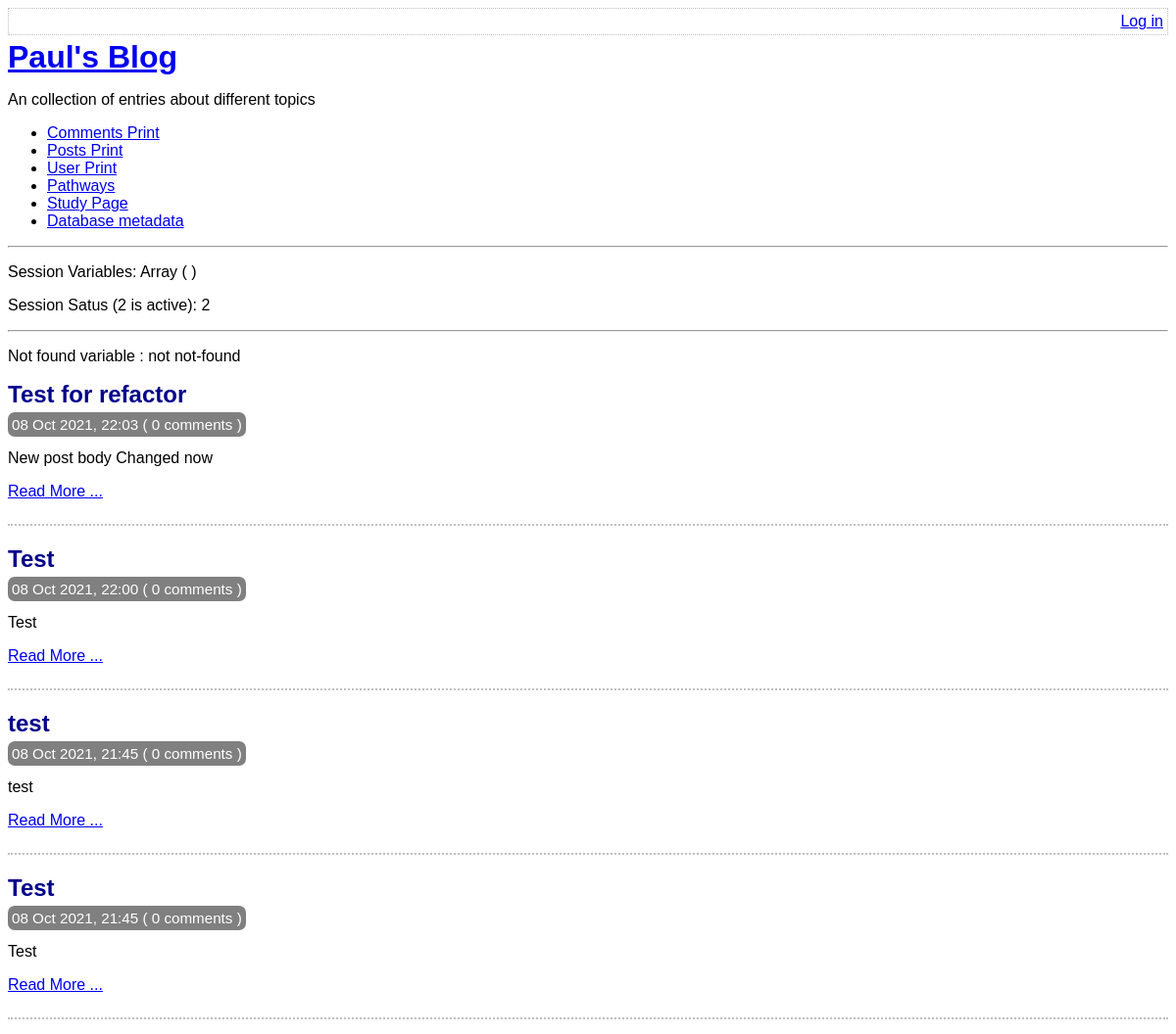
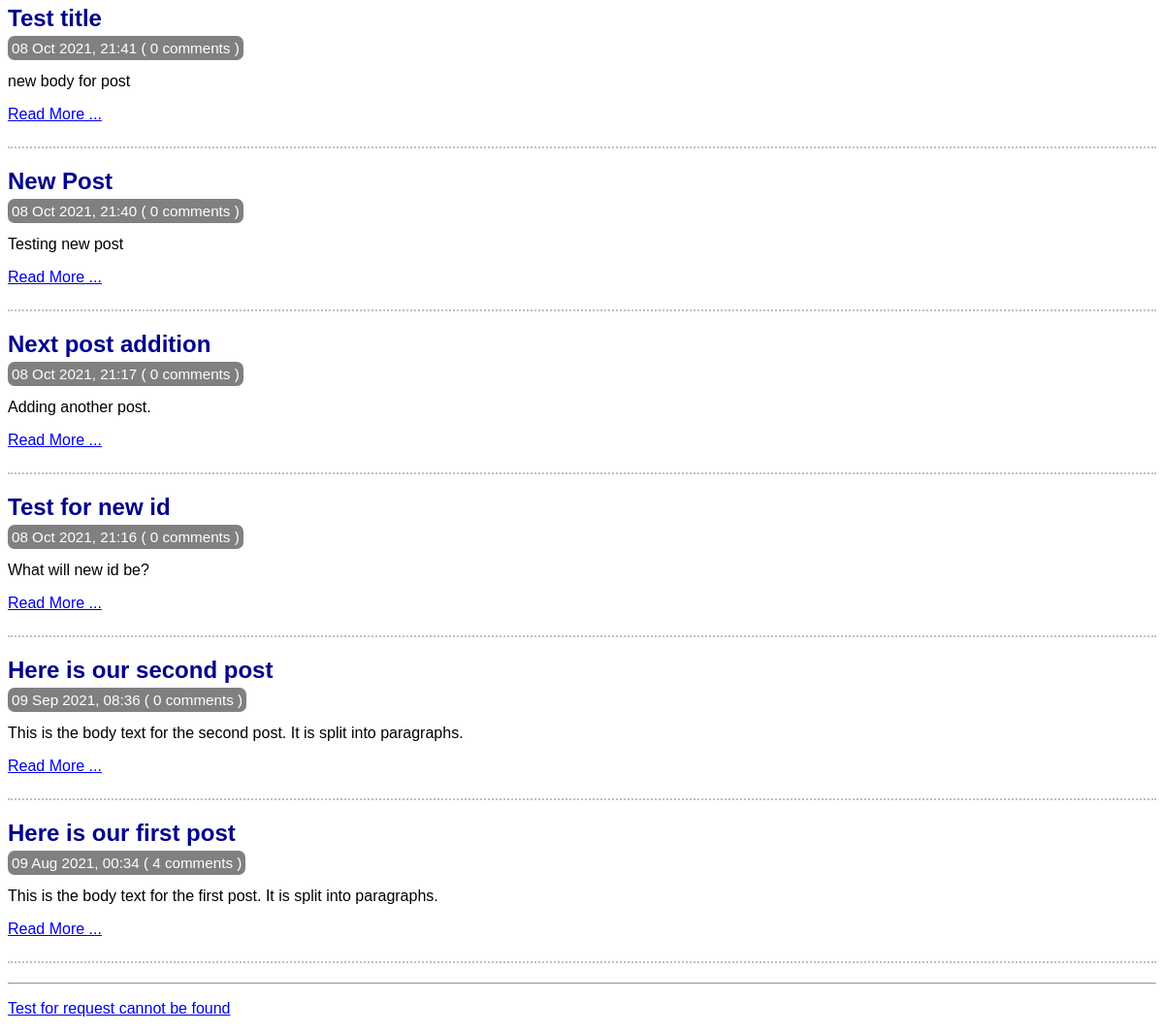
Before: / with the older database file (2 pictures, top to bottom).
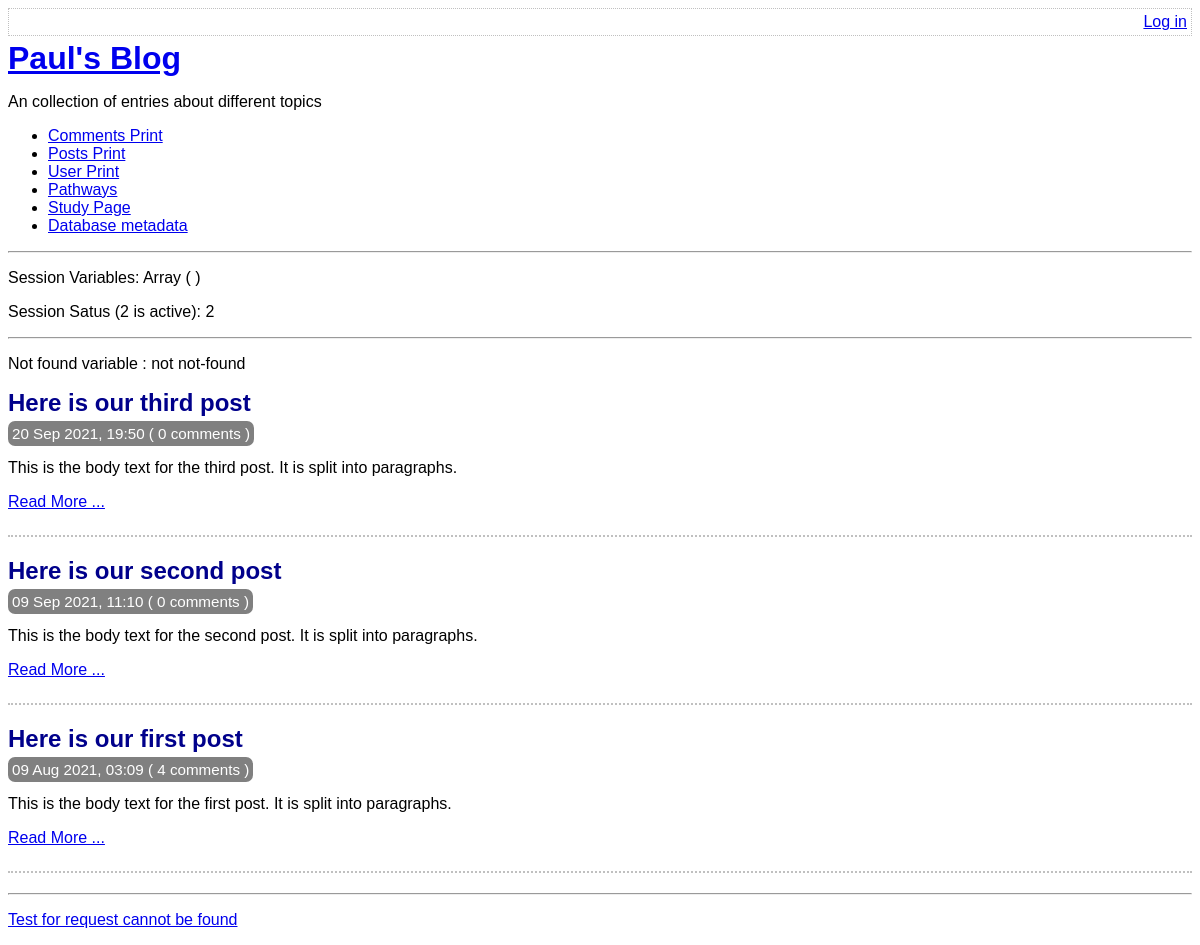
After: the same page with the newer database file.
### tables this page shows
CREATE TABLE post(
    id integer primary key autoincrement not null,
    title text not null,
    body text not null,
    user_id integer not null,
    created_at date not null,
    updated_at date,
    foreign key (user_id) references user(id)
);

### lib/common.php (called while the page is built, shortened)
<?php
function getRootPath()
{
    return realpath(__DIR__ . '/..');
}
function getDatabasePath()
{
    return getRootPath() . '/data/data.sqlite';
}
function getDsn()
{
    return 'sqlite:' . getDatabasePath();
}
function getPDO()
{
    $pdo = new PDO(getDsn());
    return $pdo;
}
function htmlEscape($html){
    return htmlspecialchars($html, ENT_HTML5, 'UTF-8');
}
function convertSQliteDate($sqlDate){
    $date = DateTime::createFromFormat("Y-m-d H:i:s",$sqlDate);
    return $date -> format('d M Y, H:i');
}
function countCommentsForPost(PDO $pdo, $postId){
    $pdo = getPDO();
    $sql = "
    select count(*) c from comment
    where post_id = :post_id
    ";
    $stmt = $pdo -> prepare($sql);
    $stmt ->execute(
        array('post_id' => $postId, )
    );
    return (int) $stmt -> fetchColumn();
}
function isLoggedIn(){
    return isset($_SESSION['logged-in_username']);
}

### index.php (the view, shortened to what this page needs)
<?php
require_once 'lib/common.php';
$pdo = getPDO();
$stmt = $pdo -> query(
  'select id, title, created_at, body
  from post
  order by created_at desc'
);
$notFound = isset($_GET['not-found']);
if ($notFound){
  $notFoundVar = $notFound;
}
else{
  $notFoundVar = "not not-found";
}
?>
<?php
require_once 'templates/boilerplate.php' ?>
<body>
    <?php require 'templates/title.php' ?>
    <p>Not found variable : <?php echo $notFoundVar ?></p>
      <div class="post-list">
        <?php while ($row = $stmt->fetch(PDO::FETCH_ASSOC)): ?>
          <div class="post-synopsis">
              <h2>
                <?php echo htmlEscape($row['title']) ?>
              </h2>
              <div class="meta">
                <?php echo convertSQliteDate($row['created_at']) ?>
                ( <?php  echo countCommentsForPost($pdo , $row['id'])  ?> comments )
              </div>
              <p>
                <?php echo htmlEscape($row['body'] )?>
              </p>
              <div class="post-controls">
                <p><a href="view-post.php?post_id=<?php echo $row['id'] ?>">Read More ...</a>
              </p>
              </div>
          </div>
      <?php endwhile ?>
    </div>
<hr/>
<p><a href="view-post.php?post_id=7">Test for request cannot be found</a></p>
</body>
</html>

### templates/boilerplate.php (shortened to what this page needs)
<!doctype html>
<html lang="en">
<head>
  <link rel="stylesheet" type="text/css" href="assets/main.css" />
</head>

### templates/title.php
<div class="top-menu">
    <div class="menu-options">
        <?php if(isLoggedIn()): ?>
            <a href='list-posts.php'>All Posts</a>
            <a href='edit-post.php'>Edit Post</a>
            Hello <?php echo htmlEscape(getAuthUser()) ?> , your user id is:  <?php echo htmlEscape( getAuthUserId( getPDO()) ) ?>.
            <a href="log-out.php">Log Out</a>
            <?php else: ?>
            <a href="log-in.php">Log in</a>
        <?php endif ?>
    </div>
</div>
<a href='index.php'><h1>Paul's Blog </h1></a>
    <p>An collection of entries about different topics</p>
    <ul>
        <li><a href="print_table.php?tablename=comment">Comments Print</a>
        <li><a href="print_table.php?tablename=post">Posts Print</a>
        <li><a href="print_table.php?tablename=user">User Print</a>
        <li><a href="pathways.php">Pathways</a>
        <li><a href="study_page.php">Study Page</a>
        <li><a href="db-meta.php">Database metadata</a>
    </ul>
    <hr>
    <?php
if(session_status() === 2){
$sessionVars = print_r($_SESSION, true);
echo '<p> Session Variables: ' . $sessionVars . '</p>';
echo '<p> Session Satus (2 is active): ' . session_status() . '</p>';
}
 ?>
    <hr/>

### assets/main.css (style rules this page uses)
.top-menu { border: 1px dotted silver; overflow: hidden; padding: 4px; margin-bottom: 4px; }
.menu-options { float: right; }
h1 , h2, h3 { margin-top: 0; margin-bottom: 8px; }
body { font-size: 100%; font-family:sans-serif; }
.post-synopsis { padding-bottom: 8px; border-bottom: 2px dotted silver; margin-bottom: 20px; }
.post-synopsis h2 , .post h2 { color: darkblue; }
.post .date , .post-synopsis .meta { color:white; background-color: grey; border-radius: 7px; padding: 4px; display: inline; font-size: 0.95em; }

Changed rows visible on the page:
removed post: title "Test for refactor", created_at "08 Oct 2021, 22:03", id "0", body "New post body Changed now"
removed post: title "Test", created_at "08 Oct 2021, 22:00", id "0", body "Test"
removed post: title "test", created_at "08 Oct 2021, 21:45", id "0", body "test"
removed post: title "Test", created_at "08 Oct 2021, 21:45", id "0", body "Test"
removed post: title "Test title", created_at "08 Oct 2021, 21:41", id "0", body "new body for post"
removed post: title "New Post", created_at "08 Oct 2021, 21:40", id "0", body "Testing new post"
removed post: title "Next post addition", created_at "08 Oct 2021, 21:17", id "0", body "Adding another post."
removed post: title "Test for new id", created_at "08 Oct 2021, 21:16", id "0", body "What will new id be?"
added post: title "Here is our third post", created_at "20 Sep 2021, 19:50", id "0", body "This is the body text for the third post. It is split into paragraphs."
changed post "Here is our second post": created_at "09 Sep 2021, 08:36" → "09 Sep 2021, 11:10"
changed post "Here is our first post": created_at "09 Aug 2021, 00:34" → "09 Aug 2021, 03:09"
